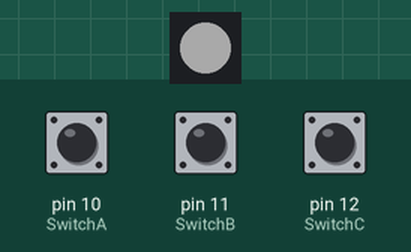
The sketch below on a simulated Arduino Uno, built with avr-gcc and run on an emulated ATmega328P. Parts: 1 RGB LEDs in strip order, left to right. The test bench sets the inputs (shaded band); at power-on: pin 10 (SwitchA) HIGH, pin 11 (SwitchB) HIGH, pin 12 (SwitchC) HIGH. Dim RGB values are drawn brighter than linear; the strip is taken to match the declared colour order; EEPROM starts erased; what the sketch prints to the serial monitor is not drawn.

Above: at 1.7 s.
At 8.2 s:
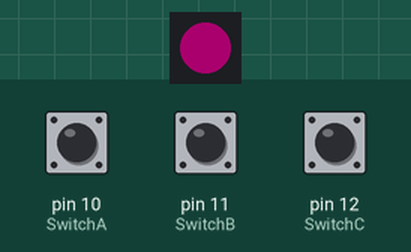
8.3 s: pin 10 (SwitchA) pulled LOW for 0.15 s
9.9 s: pin 11 (SwitchB) pulled LOW for 0.15 s
11.5 s: pin 12 (SwitchC) pulled LOW for 0.15 s
13.1 s: pin 10 (SwitchA) pulled LOW for 1 s
15.6 s: pin 11 (SwitchB) pulled LOW for 1 s
18.1 s: pin 12 (SwitchC) pulled LOW for 1 s
At 19.3 s:
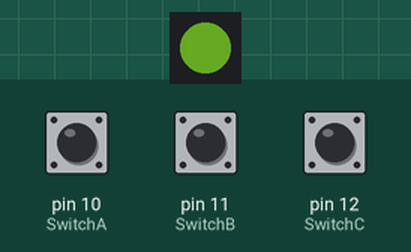
Timing chart, 0 to 21.1 s (numbered marks = the images above; inputs shaded):
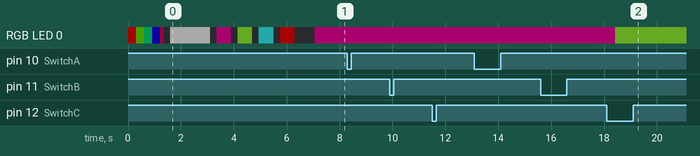

Measured:
- after the input at 8.3 s, every drawn part: stays the same
- after the input at 9.9 s, every drawn part: stays the same
- after the input at 11.5 s, every drawn part: stays the same
- after the input at 13.1 s, every drawn part: stays the same
- after the input at 15.6 s, every drawn part: stays the same
- after the input at 18.1 s, RGB LED 0: RGB(45, 0, 29) → RGB(27, 45, 9) after 0.33 s

The sketch:

HXstomp_Midi.ino
```cpp
#include <Wire.h>
#include "OneButton.h"
#include <EEPROM.h>

#include <Adafruit_NeoPixel.h>

// ##################### LED ####################
#define LEDPIN 4
#define maxLedBrighntess 45
Adafruit_NeoPixel LED(1, LEDPIN, NEO_RGB + NEO_KHZ800);

// ##################### Power and GND for Midi In and Midi OUT ####################
int gndPin = 9;   // set to LOW and connect GND to the midi circuit here. (no need to disconnect midi devices for sketch upload)
int powerPin = 8; // set to HIGH and connect power to the midi circuit here. (no need to disconnect midi devices for sketch upload)

// ##################### Pins for Buttons ####################
OneButton SwitchA(10, true); // Setup a new OneButton
OneButton SwitchB(11, true); // Setup a new OneButton
OneButton SwitchC(12, true); // Setup a new OneButton
#define pressTime 300
#define debounceTime 25

// ##################### General Variables ####################
unsigned long blinkPreviousMillis = 0;
int blinkInterval = 0;

bool bypassActive = false;
bool boostActive = false;   // CC 100 for Toggle
bool FSextraActive = false; // CC 101 for Toggle

int looperCurrent = 0;     // 0=stopped, 1=playing, 2=recording
bool recModeRecord = true; // rec or overdup

#define MIDICHAN 1

// ##################### Banks ####################
const int n_banks = 4;
int currentBank = 0;
bool bankEnabled[n_banks];

// ##################### Bank 0 ####################
// ################# Snapshot Mode ################
#define b0Color 255, 0, 165
#define enter0 SendCC(71, 0)
#define b0_Aclick SetSnapshot(1)
#define b0_Bclick SetSnapshot(2)
#define b0_Cclick SetSnapshot(3)

// ##################### Bank 1 ####################
// ################## Tap / Tuner #################
#define b1Color 153, 255, 51
#define enter1 SendCC(71, 3)
#define b1_Aclick ToggleTuner()
#define b1_Bclick TapTempo()
#define b1_Cclick HXbypass()

// ##################### Bank 2 ####################
// #################### FS Mode ###################
#define b2Color 51, 255, 255
#define enter2 SendCC(71, 3)
#define b2_Aclick FS4()
#define b2_Bclick FS5()
#define b2_Cclick ToggleFSextra()

// ##################### Bank 3 ####################
// ################## Looper Mode #################
#define b3Color 255, 0, 0
#define enter3 SendCC(71, 3)
#define b3_Aclick LoopRecOverdub()
#define b3_Bclick LoopPlayStop()
#define b3_Cclick LoopUndoRedo()

void setup()
{
  Serial.begin(31250); // MIDI:31250 // SERIAL MONITOR:9600 OR 115200

  // pins for Midi (including power supply pins, so midi is not screwed up when uploading a new sketch)
  pinMode(powerPin, OUTPUT);
  pinMode(gndPin, OUTPUT);
  digitalWrite(powerPin, HIGH); // Power up
  digitalWrite(gndPin, LOW);    // Power up

  // set timings
  // longpress
  SwitchA.setPressTicks(pressTime);
  SwitchB.setPressTicks(pressTime);
  SwitchC.setPressTicks(pressTime);

  // debounce
  SwitchA.setDebounceTicks(debounceTime);
  SwitchB.setDebounceTicks(debounceTime);
  SwitchC.setDebounceTicks(debounceTime);

  // Initialize bankEnabled array to all enable for first startup
  for (int i = 0; i < n_banks; ++i)
  {
    bankEnabled[i] = true;
  }
  // Read bank enable/disable states from EEPROM
  for (int i = 0; i < n_banks; ++i)
  {
    byte storedValue = EEPROM.read(i);
    if (storedValue != 0 && storedValue != 1)
    {
      // If the stored value is not 0 or 1, overwrite it with the default setting from bankEnabled
      EEPROM.update(i, bankEnabled[i]);
    }
    else
    {
      // Update the state only if the stored value is 0 (false) or 1 (true)
      bankEnabled[i] = storedValue;
    }
  }

  startupLED();

  // switch bank state if button A/B is held
  unsigned long startupStart = millis();
  while (millis() - startupStart <= 1000)
  {
    SwitchA.tick();
    SwitchB.tick();
    SwitchC.tick();

    if (SwitchA.isLongPressed() || SwitchB.isLongPressed() || SwitchC.isLongPressed())
    {
      if (SwitchA.isLongPressed())
      {
        bankEnabled[1] = !bankEnabled[1];
        EEPROM.update(1, bankEnabled[1]);
      }
      if (SwitchB.isLongPressed())
      {
        bankEnabled[2] = !bankEnabled[2];
        EEPROM.update(2, bankEnabled[2]);
      }
      if (SwitchC.isLongPressed())
      {
        bankEnabled[3] = !bankEnabled[3];
        EEPROM.update(3, bankEnabled[3]);
      }
      break;
    }
  }

  showInitializedBanks();

  // link the button functions
  // Button A
  SwitchA.attachClick(SwitchAclick);
  SwitchA.attachLongPressStart(ModeUp);

  // Button B
  SwitchB.attachClick(SwitchBclick);
  SwitchB.attachLongPressStart(ToggleBoost);

  // Button C
  SwitchC.attachClick(SwitchCclick);
  SwitchC.attachLongPressStart(BankUp);

  enterBank();
}

void loop()
{
  // ********************Monitor the Buttons***************
  SwitchA.tick();
  SwitchB.tick();
  SwitchC.tick();

  if (blinkInterval != 0)
  {
    blinkLoopLED();
  }

} // Loop

//**************** Device Specific Functions below this point (e.g. for Line6 HX Stomp) **************************
void SendCC(int CC, int value)
{
  Serial.write(176);
  Serial.write(CC);
  Serial.write(value);
}

void SetSnapshot(int n)
{
  SendCC(69, n - 1);
}

void SwitchAclick()
{
  if (currentBank == 0)
  {
    b0_Aclick;
  }
  else if (currentBank == 1)
  {
    b1_Aclick;
  }
  else if (currentBank == 2)
  {
    b2_Aclick;
  }
  else if (currentBank == 3)
  {
    b3_Aclick;
  }
  else
  {
    ;
  }
}

void SwitchBclick()
{
  if (currentBank == 0)
  {
    b0_Bclick;
  }
  else if (currentBank == 1)
  {
    b1_Bclick;
  }
  else if (currentBank == 2)
  {
    b2_Bclick;
  }
  else if (currentBank == 3)
  {
    b3_Bclick;
  }
  else
  {
    ;
  }
}

void SwitchCclick()
{
  if (currentBank == 0)
  {
    b0_Cclick;
  }
  else if (currentBank == 1)
  {
    b1_Cclick;
  }
  else if (currentBank == 2)
  {
    b2_Cclick;
  }
  else if (currentBank == 3)
  {
    b3_Cclick;
  }
  else
  {
    ;
  }
}

void FS4()
{
  SendCC(52, 127);
}

void FS5()
{
  SendCC(53, 127);
}

void HXbypass()
{
  if (bypassActive == false)
  {
    SendCC(70, 0);
    bypassActive = true;
  }
  else if (bypassActive == true)
  {
    SendCC(70, 127);
    bypassActive = false;
  }
}

void ToggleBoost()
{
  if (boostActive == false)
  {
    SendCC(100, 0);
    boostActive = true;
  }
  else if (boostActive == true)
  {
    SendCC(100, 127);
    boostActive = false;
  }
}

void ToggleFSextra()
{
  if (FSextraActive == false)
  {
    SendCC(101, 0);
    FSextraActive = true;
  }
  else if (FSextraActive == true)
  {
    SendCC(101, 127);
    FSextraActive = false;
  }
}

void ToggleTuner()
{
  SendCC(68, 127);
}

void TapTempo()
{
  SendCC(64, 127);
}

void LoopRecOverdub()
{
  if (recModeRecord == true)
  {
    SendCC(60, 127);       // Record
    recModeRecord = false; // recModeRecord press now overdups
  }
  else if (recModeRecord == false)
  {
    SendCC(60, 0); // Overdup
  }
  else
  {
    LED.setPixelColor(0, LED.Color(255, 255, 255));
    LED.show();
  }
  looperCurrent = 2;
  blinkInterval = 100;
}

void LoopPlayStop()
{
  if (looperCurrent == 0 || looperCurrent == 2)
  {
    SendCC(61, 127); // start playing
    looperCurrent = 1;
    blinkInterval = 250;
    recModeRecord = false; // recModeRecord press now overdups
  }
  else if (looperCurrent == 1)
  {
    SendCC(61, 0); // stop playing
    looperCurrent = 0;
    blinkInterval = 0;
    SwitchLED();
    recModeRecord = true; // recModeRecord press now records new loop
  }
}

void LoopUndoRedo()
{
  SendCC(63, 127);
}

void BankUp()
{
  do
  {
    currentBank = (currentBank + 1) % n_banks;
  } while (!bankEnabled[currentBank]);
  enterBank();
}

void BankDown()
{
  do
  {
    currentBank = (currentBank - 1 + n_banks) % n_banks;
  } while (!bankEnabled[currentBank]);
  enterBank();
}

void enterBank()
{
  if (currentBank == 0)
  {
    enter0;
  }
  else if (currentBank == 1)
  {
    enter1;
  }
  else if (currentBank == 2)
  {
    enter2;
  }
  else if (currentBank == 3)
  {
    enter3;
  }
  SwitchLED();
}

void ModeUp()
{
  SendCC(71, 4);
}

void ModeDown()
{
  SendCC(71, 5);
}

void startupLED()
{
  LED.begin();
  LED.setBrightness(maxLedBrighntess);
  rainbow();
  LED.clear();
  LED.show();
  delay(250);
  LED.setPixelColor(0, LED.Color(255, 255, 255));
  LED.show();
  delay(500);
}

void showInitializedBanks()
{
  LED.clear();
  LED.show();
  delay(250);
  int originalBank = currentBank;
  for (int i = 0; i < n_banks; ++i)
  {
    if (bankEnabled[i])
    {
      currentBank = i;
      SwitchLED();
      delay(550);
      LED.clear();
      LED.show();
      delay(250);
    }
  }
  currentBank = originalBank;
  delay(500);
}

void SwitchLED()
{
  if (currentBank == 0)
  {
    LED.setPixelColor(0, LED.Color(b0Color));
  }
  else if (currentBank == 1)
  {
    LED.setPixelColor(0, LED.Color(b1Color));
  }
  else if (currentBank == 2)
  {
    LED.setPixelColor(0, LED.Color(b2Color));
  }
  else if (currentBank == 3)
  {
    LED.setPixelColor(0, LED.Color(b3Color));
  }
  else
  {
    LED.setPixelColor(0, LED.Color(255, 255, 255));
  }
  LED.show();
}

void blinkLED(int times, int delay_ms, int red, int green, int blue)
{
  int i;
  for (i = 0; i < times; i++)
  {
    LED.clear();
    LED.show();
    delay(delay_ms);
    LED.setPixelColor(0, LED.Color(red, green, blue));
    LED.show();
    delay(delay_ms);
  }
}

void rainbow()
{
  int i, j;
  for (i = 0; i < 1; i++)
  {
    for (j = 0; j <= 255; j++)
    {
      LED.setPixelColor(0, Wheel(j));
      LED.show();
      delay(5);
    }
  }
}

// Input a value 0 to 255 to get a color value.
// The colours are a transition r - g - b - back to r.
uint32_t Wheel(byte WheelPos)
{
  WheelPos = 255 - WheelPos;
  if (WheelPos < 85)
  {
    return LED.Color(255 - WheelPos * 3, 0, WheelPos * 3);
  }
  if (WheelPos < 170)
  {
    WheelPos -= 85;
    return LED.Color(0, WheelPos * 3, 255 - WheelPos * 3);
  }
  WheelPos -= 170;
  return LED.Color(WheelPos * 3, 255 - WheelPos * 3, 0);
}

void blinkLoopLED()
{
  unsigned long currentMillis = millis();

  if (currentMillis - blinkPreviousMillis >= blinkInterval)
  {
    // save the last time you blinked the LED
    blinkPreviousMillis = currentMillis;

    // if the LED is off turn it on and vice-versa:
    if (LED.getPixelColor(0) == 0)
    {
      SwitchLED();
    }
    else
    {
      LED.clear();
      LED.show();
    }
  }
}
```
